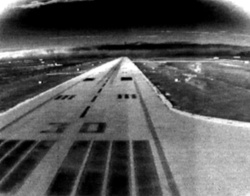
%> input picture SIFT-flow/strip-1.jpg, 250 x 196 px
$ octave demo.m   (GNU Octave 9; MATLAB toolbox functions it lacks are replaced by stand-ins)
%> lines starting %> are read from the running program, lines starting %| are printed output that depends on the picture
im1=imread('strip-1.jpg');
%> im1 is the input picture: size 196x250 uint8; min 0, max 255, mean 87.4
im2=imread('strip-2.jpg');
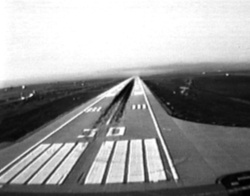
%> input picture SIFT-flow/strip-2.jpg, 250 x 196 px
%> im2 is the input picture: size 196x250 uint8; min 0, max 255, mean 154

im1=imresize(imfilter(im1,fspecial('gaussian',7,1.),'same','replicate'),0.5,'bicubic');
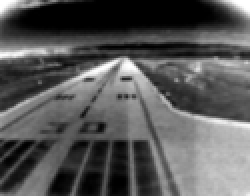
%> im1: size 98x125 uint8 (shown 2 times larger); min 0, max 255, mean 87.4
im2=imresize(imfilter(im2,fspecial('gaussian',7,1.),'same','replicate'),0.5,'bicubic');
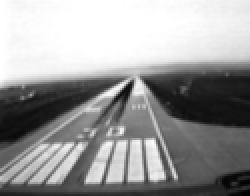
%> im2: size 98x125 uint8 (shown 2 times larger); min 0, max 255, mean 154

im1=im2double(im1);
%> im1: size 98x125 double
im2=im2double(im2);
%> im2: size 98x125 double

%figure;imshow(im1);figure;imshow(im2);

cellsize=3;
gridspacing=1;

addpath(fullfile(pwd,'mexDenseSIFT'));
addpath(fullfile(pwd,'mexDiscreteFlow'));

%> (the run ends here)
